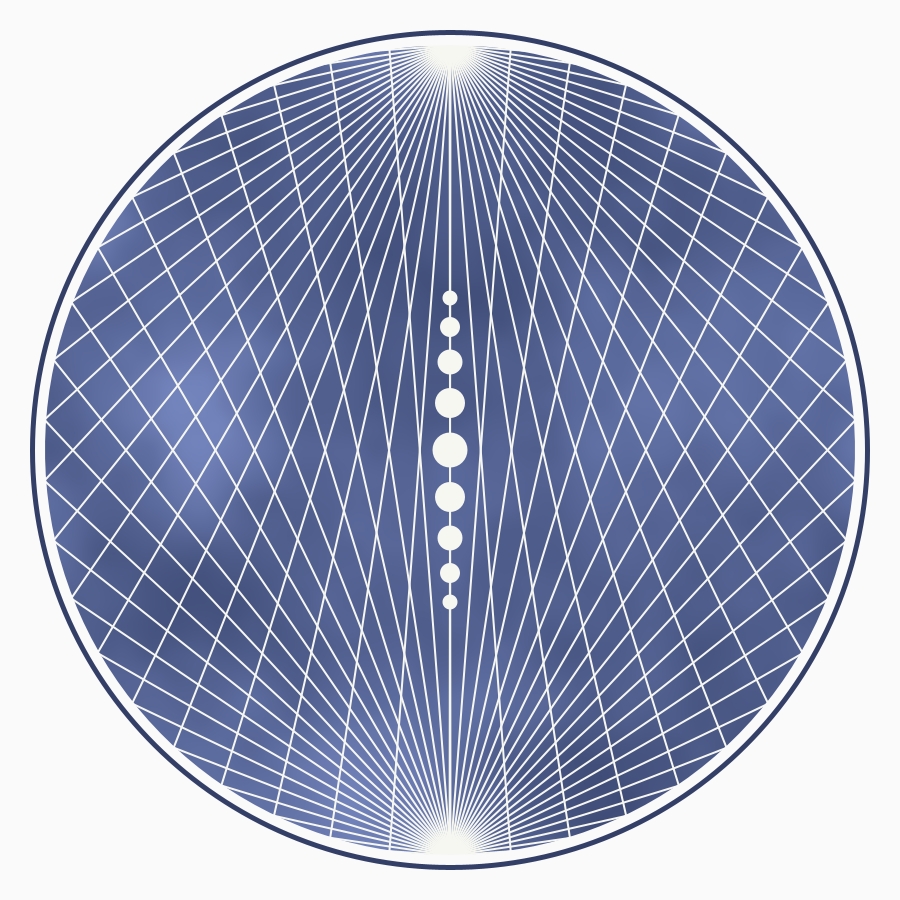
Frame 1 (no input)
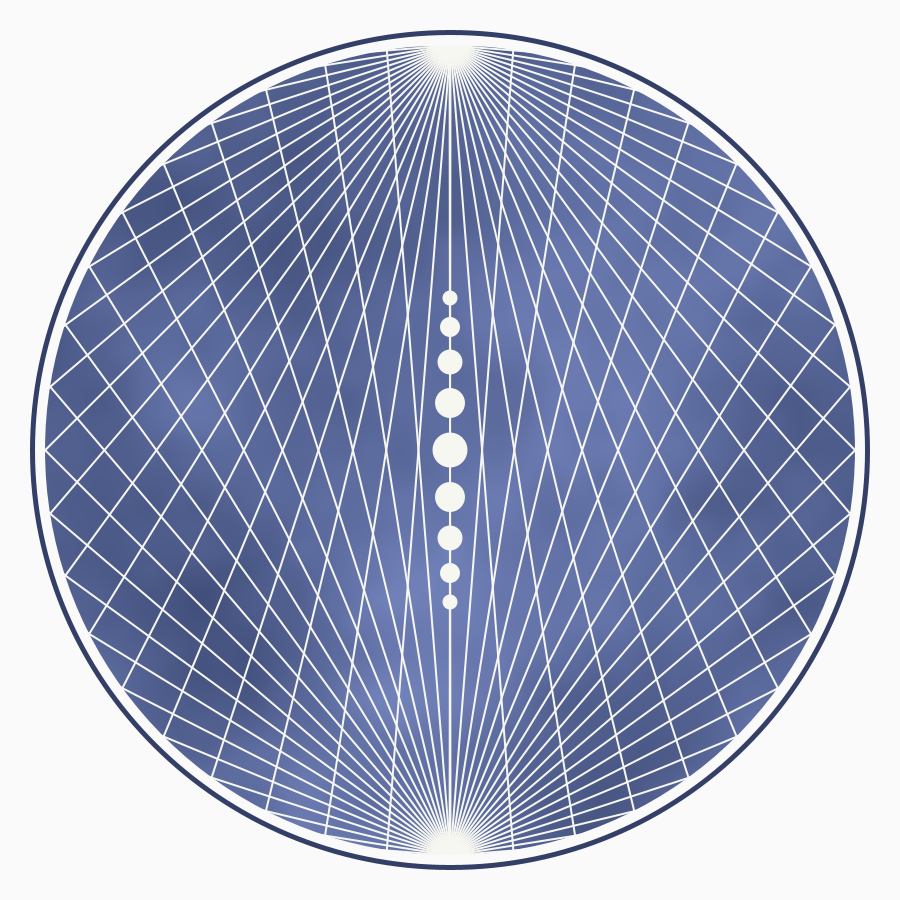
Frame 60 (the mouse pressed at the canvas centre just before this capture)
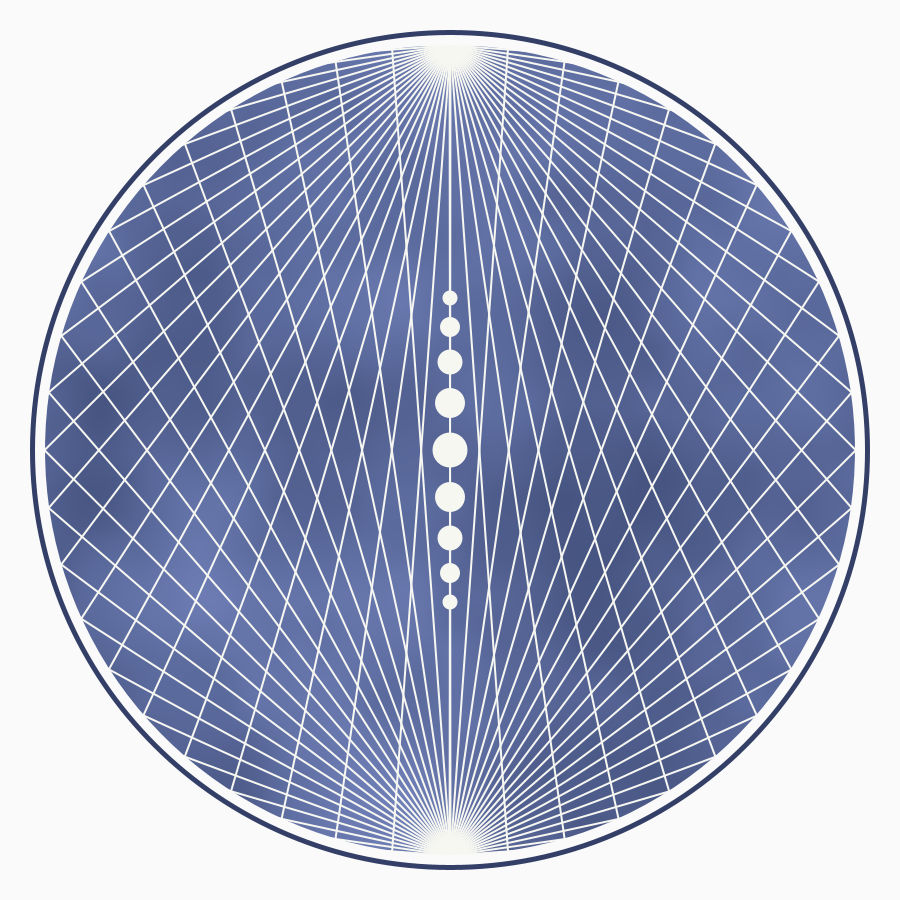
Frame 120 (the mouse held since frame 60 and released just before this capture)

The Processing sketch that drew these frames (run headless with seeded random() and noise(); from frame 60 on, the mouse is pressed at the canvas centre):

// Processing sketch: dad
// ── dad.pde
PGraphics background, foreground;
float maskScale = 0.9f;
float maskBorderWeight = 0.05;
color bg = color(250);

color innerbgA = color(51, 63, 103);
color innerbgB = color(132, 150, 211);

PVector top, bottom;
float prog = 0;

PShape mask, maskBorder;
int maskDetail = 150;

void setup() {
  size(900,900);
  smooth(16);
  
  top = new PVector(width/2, (height - (height * maskScale)) * 0.5f);
  bottom = new PVector(width/2, height * maskScale + top.y);
  
  //create our layers!
  background = createGraphics(width, height);
  foreground = createGraphics(width, height);
  //get smoothed!
  foreground.smooth(16);
  background.smooth(16);
  //fill a base amount
  background.beginDraw();
  background.background(bg);
  drawBackground();
  background.endDraw();
  
  //form our mask
  createMask();
}

void draw() {
  background(bg);
  
  background.beginDraw();
  drawBackground();
  background.endDraw();
  
  foreground.beginDraw();
  drawForeground();
  foreground.endDraw();
  image(background.get(), 0, 0);
  image(foreground.get(), 0, 0);

  shape(mask);
  
  stroke(innerbgA);
  strokeWeight(5);
  noFill();
  ellipse(width/2, height/2, width* (maskScale * 1.03),height* (maskScale * 1.03));

 
}

void drawBackground() {
  //background.clear();
  
  background.loadPixels();
  for(int y = 0; y < height; y++)
  {
    for(int x = 0; x < width; x++)
    {
      background.pixels[y * width + x] = lerpColor(innerbgA, innerbgB, noise(x * 0.005, y * 0.005, prog));
    }
  }
  background.updatePixels();
}

void drawForeground()
{
  foreground.clear();
  foreground.strokeWeight(2);
  foreground.stroke(#F7F7F2);
  float bladeCount = 40;
  float angStep = radians(180.0f / bladeCount * ease(map(sin(prog), -1, 1, 0.7, 1), 2.0f));//0.002f;
  for(float i = -bladeCount; i <= bladeCount; i++) {
    float x = cos(angStep * i - PI/2) * width;
    float y = sin(angStep * i - PI/2) * width;
    foreground.line(bottom.x, bottom.y, bottom.x + x, bottom.y + y);
    
    float topX = cos(angStep * i + PI/2) * width;
    float topY = sin(angStep * i + PI/2) * width;
    foreground.line(top.x, top.y, top.x + topX, top.y + topY);
  }
  foreground.noStroke();
  foreground.fill(#F7F7F2);
  for(int i = -4; i <= 4; i++)
  {
    float planetSize = 35f - 5f * abs(i);
    float planetSpacing = 50f - 3f * abs(i);

    foreground.ellipse(width/2, height/2 + i * planetSpacing, planetSize, planetSize);
  }
  
  prog += 0.03f;
}

void createMask() {
  mask = createShape();
  mask.beginShape();
  mask.fill(bg);
  mask.noStroke();
  mask.vertex(0, 0);
  mask.vertex(width, 0);
  mask.vertex(width, height);
  mask.vertex(0, height);
  mask.vertex(0, 0); 
  // Interior part of shape
  mask.beginContour();  
  for(int i = 0; i < maskDetail + 1; i++)
  {
    float ang = i * (TWO_PI / (float)maskDetail) + PI/2;
    float x = cos(TWO_PI - ang) * width * maskScale * 0.5f;
    float y = sin(TWO_PI - ang) * height * maskScale * 0.5f;
    mask.vertex(width/2 + x, height/2 + y);
  }
  mask.endContour(); 
  mask.endShape(CLOSE);
}

float ease(float p, float g) {
  if (p < 0.5) 
    return 0.5 * pow(2*p, g);
  else
    return 1 - 0.5 * pow(2*(1 - p), g);
}
